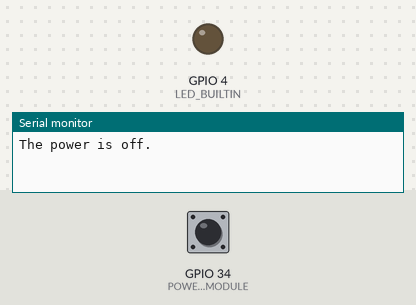
The sketch below on a simulated ESP32. Shown: output pins drawn as LEDs (lit = HIGH), the last lines printed to the serial monitor. The test bench sets the inputs (shaded band); at power-on: GPIO 34 (POWER_ON_OPTOCOUPLER_MODULE) HIGH.

Above: at 1.2 s.
1.3 s: GPIO 34 (POWER_ON_OPTOCOUPLER_MODULE) pulled LOW for 0.15 s
At 1.37 s:
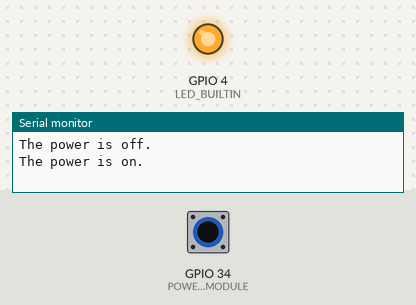
2.9 s: GPIO 34 (POWER_ON_OPTOCOUPLER_MODULE) pulled LOW for 3.2 s
At 7.3 s:
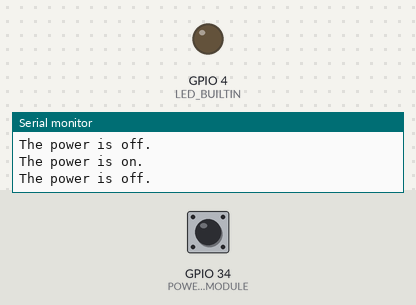
Timing chart, 0 to 8.8 s (numbered marks = the images above; inputs shaded):
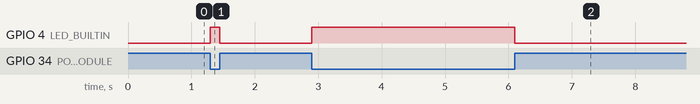

The sketch:

IsThePowerOn.ino
```cpp
#define LED_BUILTIN 4
#define POWER_ON_OPTOCOUPLER_MODULE  34

int optocouplerModulePast = -1;

// The setup function runs once when you press reset or power the board.
void setup() {
  Serial.begin(115200);

  // Initialize digital pin LED_BUILTIN as an output.
  pinMode(LED_BUILTIN, OUTPUT);

  // Initialize digital pin LED_BUILTIN as an output.
  pinMode(POWER_ON_OPTOCOUPLER_MODULE , INPUT);
}

// The loop function runs over and over again forever.
void loop() {
  int optocouplerModuleCurrent = digitalRead(POWER_ON_OPTOCOUPLER_MODULE);
  if (optocouplerModulePast != optocouplerModuleCurrent) {
    if (optocouplerModuleCurrent == LOW) { // The optocoupler module signal is inverse. Low means power is on.
      // Power is on.
      Serial.println("The power is on.");
      digitalWrite(LED_BUILTIN, HIGH);   // Turn the LED on (HIGH is the voltage level).
    } else {
      // Power is off.
      Serial.println("The power is off.");
      digitalWrite(LED_BUILTIN, LOW);    // Turn the LED off by making the voltage LOW.
    }

    optocouplerModulePast = optocouplerModuleCurrent;
    delay(10); // Prevents debounce.
  }
}
```

Measured:
- after the input at 1.3 s, GPIO 4 (LED_BUILTIN): LOW → HIGH at once, → LOW 0.15 s later
- after the input at 2.9 s, GPIO 4 (LED_BUILTIN): LOW → HIGH at once, → LOW 3.2 s later
